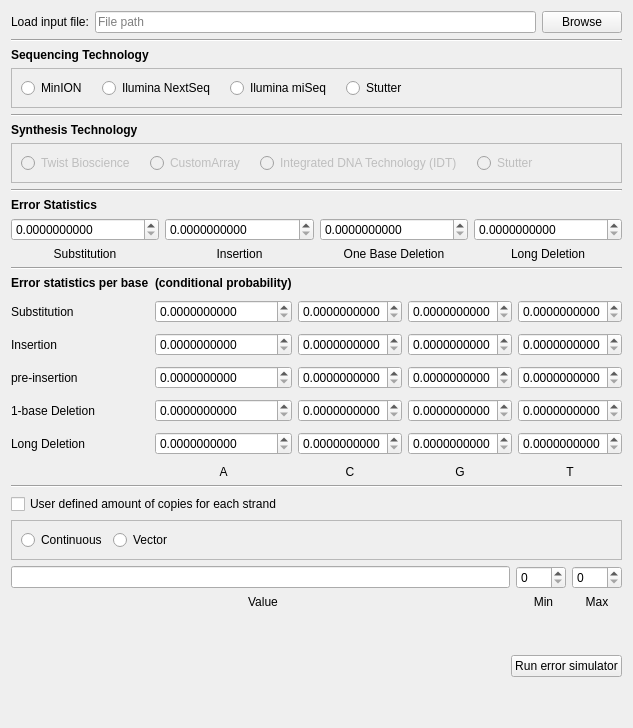
        <widget class="QWidget" name="error_sim_tab">
         <attribute name="title">
          <string>Error Simulator</string>
         </attribute>
         <layout class="QVBoxLayout" name="verticalLayout_4">
          <item>
           <layout class="QHBoxLayout" name="file_input_horizontalLayout">
            <item>
             <widget class="QLabel" name="load_Input_Label">
              <property name="text">
               <string>Load input file:</string>
              </property>
             </widget>
            </item>
            <item>
             <widget class="QLineEdit" name="file_path_lineEdit">
              <property name="placeholderText">
               <string>File path</string>
              </property>
             </widget>
            </item>
            <item>
             <widget class="QPushButton" name="browse_PushButton">
              <property name="text">
               <string>Browse</string>
              </property>
              <property name="iconSize">
               <size>
                <width>16</width>
                <height>16</height>
               </size>
              </property>
             </widget>
            </item>
           </layout>
          </item>
          <item>
           <layout class="QVBoxLayout" name="sequencing_tech_verticalLayout">
            <item>
             <widget class="Line" name="seq_tech_line">
              <property name="orientation">
               <enum>Qt::Horizontal</enum>
              </property>
             </widget>
            </item>
            <item>
             <widget class="QLabel" name="sequencing_tech_label">
              <property name="sizePolicy">
               <sizepolicy hsizetype="Preferred" vsizetype="Fixed">
                <horstretch>0</horstretch>
                <verstretch>0</verstretch>
               </sizepolicy>
              </property>
              <property name="font">
               <font>
                <weight>75</weight>
                <bold>true</bold>
                <underline>false</underline>
               </font>
              </property>
              <property name="text">
               <string>Sequencing Technology</string>
              </property>
             </widget>
            </item>
            <item>
             <widget class="QFrame" name="seq_tech_frame">
              <property name="sizePolicy">
               <sizepolicy hsizetype="Preferred" vsizetype="Fixed">
                <horstretch>0</horstretch>
                <verstretch>0</verstretch>
               </sizepolicy>
              </property>
              <property name="frameShape">
               <enum>QFrame::StyledPanel</enum>
              </property>
              <property name="frameShadow">
               <enum>QFrame::Raised</enum>
              </property>
              <layout class="QHBoxLayout" name="horizontalLayout">
               <item>
                <layout class="QHBoxLayout" name="tech_radio_buttons_horizontalLayout">
                 <property name="spacing">
                  <number>15</number>
                 </property>
                 <property name="sizeConstraint">
                  <enum>QLayout::SetFixedSize</enum>
                 </property>
                 <item>
                  <widget class="QRadioButton" name="MinION_radioButton">
                   <property name="text">
                    <string>MinION</string>
                   </property>
                  </widget>
                 </item>
                 <item>
                  <widget class="QRadioButton" name="Ilumina_NextSeq_radioButton">
                   <property name="text">
                    <string>Ilumina NextSeq</string>
                   </property>
                  </widget>
                 </item>
                 <item>
                  <widget class="QRadioButton" name="Ilumina_miSeq_radioButton">
                   <property name="text">
                    <string>Ilumina miSeq</string>
                   </property>
                  </widget>
                 </item>
                 <item>
                  <widget class="QRadioButton" name="stutter_radioButton">
                   <property name="text">
                    <string>Stutter</string>
                   </property>
                  </widget>
                 </item>
                 <item>
                  <spacer name="tech_radio_buttons_horizontalSpacer">
                   <property name="orientation">
                    <enum>Qt::Horizontal</enum>
                   </property>
                   <property name="sizeHint" stdset="0">
                    <size>
                     <width>40</width>
                     <height>20</height>
                    </size>
                   </property>
                  </spacer>
                 </item>
                </layout>
               </item>
              </layout>
             </widget>
            </item>
           </layout>
          </item>
          <item>
           <layout class="QVBoxLayout" name="synthesis_tech_verticalLayout">
            <item>
             <widget class="Line" name="line">
              <property name="orientation">
               <enum>Qt::Horizontal</enum>
              </property>
             </widget>
            </item>
            <item>
             <widget class="QLabel" name="synthesis_tech_radio_buttons_label">
              <property name="sizePolicy">
               <sizepolicy hsizetype="Preferred" vsizetype="Fixed">
                <horstretch>0</horstretch>
                <verstretch>0</verstretch>
               </sizepolicy>
              </property>
              <property name="font">
               <font>
                <weight>75</weight>
                <bold>true</bold>
                <underline>false</underline>
               </font>
              </property>
              <property name="text">
               <string>Synthesis Technology</string>
              </property>
             </widget>
            </item>
            <item>
             <widget class="QFrame" name="synthesis_frame">
              <property name="sizePolicy">
               <sizepolicy hsizetype="Preferred" vsizetype="Fixed">
                <horstretch>0</horstretch>
                <verstretch>0</verstretch>
               </sizepolicy>
              </property>
              <property name="frameShape">
               <enum>QFrame::StyledPanel</enum>
              </property>
              <property name="frameShadow">
               <enum>QFrame::Raised</enum>
              </property>
              <layout class="QHBoxLayout" name="horizontalLayout_2">
               <item>
                <layout class="QHBoxLayout" name="synthesis_tech_radio_buttons_horizontalLayout">
                 <property name="spacing">
                  <number>15</number>
                 </property>
                 <item>
                  <widget class="QRadioButton" name="twist_bioscience_radioButton">
                   <property name="enabled">
                    <bool>false</bool>
                   </property>
                   <property name="text">
                    <string>Twist Bioscience</string>
                   </property>
                  </widget>
                 </item>
                 <item>
                  <widget class="QRadioButton" name="customArray_radioButton">
                   <property name="enabled">
                    <bool>false</bool>
                   </property>
                   <property name="text">
                    <string>CustomArray</string>
                   </property>
                  </widget>
                 </item>
                 <item>
                  <widget class="QRadioButton" name="IDT_radioButton">
                   <property name="enabled">
                    <bool>false</bool>
                   </property>
                   <property name="text">
                    <string>Integrated DNA Technology (IDT)</string>
                   </property>
                  </widget>
                 </item>
                 <item>
                  <widget class="QRadioButton" name="default_radioButton">
                   <property name="enabled">
                    <bool>false</bool>
                   </property>
                   <property name="text">
                    <string>Stutter</string>
                   </property>
                  </widget>
                 </item>
                 <item>
                  <spacer name="synthesis_tech_radio_buttons_horizontalSpacer">
                   <property name="orientation">
                    <enum>Qt::Horizontal</enum>
                   </property>
                   <property name="sizeHint" stdset="0">
                    <size>
                     <width>40</width>
                     <height>20</height>
                    </size>
                   </property>
                  </spacer>
                 </item>
                </layout>
               </item>
              </layout>
             </widget>
            </item>
           </layout>
          </item>
          <item>
           <layout class="QVBoxLayout" name="error_stats_verticalLayout">
            <item>
             <widget class="Line" name="line_3">
              <property name="orientation">
               <enum>Qt::Horizontal</enum>
              </property>
             </widget>
            </item>
            <item>
             <widget class="QLabel" name="error_stats_label">
              <property name="sizePolicy">
               <sizepolicy hsizetype="Preferred" vsizetype="Fixed">
                <horstretch>0</horstretch>
                <verstretch>0</verstretch>
               </sizepolicy>
              </property>
              <property name="font">
               <font>
                <weight>75</weight>
                <bold>true</bold>
                <underline>false</underline>
               </font>
              </property>
              <property name="text">
               <string>Error Statistics</string>
              </property>
             </widget>
            </item>
            <item>
             <layout class="QHBoxLayout" name="error_stats_horizontalLayout">
              <item>
               <widget class="SpinBoxCustom" name="substitution_doubleSpinBox">
                <property name="decimals">
                 <number>10</number>
                </property>
                <property name="maximum">
                 <double>1.000000000000000</double>
                </property>
               </widget>
              </item>
              <item>
               <widget class="SpinBoxCustom" name="insertion_doubleSpinBox">
                <property name="decimals">
                 <number>10</number>
                </property>
                <property name="maximum">
                 <double>1.000000000000000</double>
                </property>
               </widget>
              </item>
              <item>
               <widget class="SpinBoxCustom" name="one_base_del_doubleSpinBox">
                <property name="decimals">
                 <number>10</number>
                </property>
                <property name="maximum">
                 <double>1.000000000000000</double>
                </property>
               </widget>
              </item>
              <item>
               <widget class="SpinBoxCustom" name="long_del_doubleSpinBox">
                <property name="decimals">
                 <number>10</number>
                </property>
                <property name="maximum">
                 <double>1.000000000000000</double>
                </property>
               </widget>
              </item>
             </layout>
            </item>
            <item>
             <layout class="QHBoxLayout" name="error_stats_inputs_horizontalLayout">
              <item>
               <widget class="QLabel" name="substitution_general_label">
                <property name="text">
                 <string>Substitution</string>
                </property>
                <property name="alignment">
                 <set>Qt::AlignCenter</set>
                </property>
               </widget>
              </item>
              <item>
               <widget class="QLabel" name="insertion_general_label">
                <property name="text">
                 <string>Insertion</string>
                </property>
                <property name="alignment">
                 <set>Qt::AlignCenter</set>
                </property>
               </widget>
              </item>
              <item>
               <widget class="QLabel" name="one_base_del_general_label">
                <property name="text">
                 <string>One Base Deletion</string>
                </property>
                <property name="alignment">
                 <set>Qt::AlignCenter</set>
                </property>
               </widget>
              </item>
              <item>
               <widget class="QLabel" name="long_del_general_label">
                <property name="text">
                 <string>Long Deletion</string>
                </property>
                <property name="alignment">
                 <set>Qt::AlignCenter</set>
                </property>
               </widget>
              </item>
             </layout>
            </item>
            <item>
             <widget class="Line" name="line_4">
              <property name="orientation">
               <enum>Qt::Horizontal</enum>
              </property>
             </widget>
            </item>
           </layout>
          </item>
          <item>
           <layout class="QGridLayout" name="gridLayout">
            <property name="verticalSpacing">
             <number>10</number>
            </property>
            <item row="1" column="0">
             <widget class="QLabel" name="Substitution_label">
              <property name="text">
               <string>Substitution</string>
              </property>
             </widget>
            </item>
            <item row="1" column="5">
             <widget class="SpinBoxCustom" name="T_substitution_doubleSpinBox">
              <property name="decimals">
               <number>10</number>
              </property>
              <property name="maximum">
               <double>1.000000000000000</double>
              </property>
             </widget>
            </item>
            <item row="7" column="0">
             <widget class="QLabel" name="empty_label">
              <property name="text">
               <string/>
              </property>
             </widget>
            </item>
            <item row="3" column="0">
             <widget class="QLabel" name="pre_insertion_label">
              <property name="text">
               <string>pre-insertion</string>
              </property>
             </widget>
            </item>
            <item row="1" column="1">
             <widget class="SpinBoxCustom" name="A_substitution_doubleSpinBox">
              <property name="decimals">
               <number>10</number>
              </property>
              <property name="maximum">
               <double>1.000000000000000</double>
              </property>
             </widget>
            </item>
            <item row="4" column="1">
             <widget class="SpinBoxCustom" name="A_one_base_del_doubleSpinBox">
              <property name="decimals">
               <number>10</number>
              </property>
              <property name="maximum">
               <double>1.000000000000000</double>
              </property>
             </widget>
            </item>
            <item row="3" column="5">
             <widget class="SpinBoxCustom" name="T_pre_insertion_doubleSpinBox">
              <property name="decimals">
               <number>10</number>
              </property>
              <property name="maximum">
               <double>1.000000000000000</double>
              </property>
             </widget>
            </item>
            <item row="7" column="2">
             <widget class="QLabel" name="C_base_label">
              <property name="sizePolicy">
               <sizepolicy hsizetype="Preferred" vsizetype="Fixed">
                <horstretch>0</horstretch>
                <verstretch>0</verstretch>
               </sizepolicy>
              </property>
              <property name="text">
               <string>C</string>
              </property>
              <property name="alignment">
               <set>Qt::AlignCenter</set>
              </property>
             </widget>
            </item>
            <item row="2" column="3">
             <widget class="SpinBoxCustom" name="G_insertion_doubleSpinBox">
              <property name="decimals">
               <number>10</number>
              </property>
              <property name="maximum">
               <double>1.000000000000000</double>
              </property>
             </widget>
            </item>
            <item row="2" column="1">
             <widget class="SpinBoxCustom" name="A_insertion_doubleSpinBox">
              <property name="decimals">
               <number>10</number>
              </property>
              <property name="maximum">
               <double>1.000000000000000</double>
              </property>
             </widget>
            </item>
            <item row="6" column="2">
             <widget class="SpinBoxCustom" name="C_long_del_doubleSpinBox">
              <property name="decimals">
               <number>10</number>
              </property>
              <property name="maximum">
               <double>1.000000000000000</double>
              </property>
             </widget>
            </item>
            <item row="1" column="3">
             <widget class="SpinBoxCustom" name="G_substitution_doubleSpinBox">
              <property name="decimals">
               <number>10</number>
              </property>
              <property name="maximum">
               <double>1.000000000000000</double>
              </property>
             </widget>
            </item>
            <item row="2" column="5">
             <widget class="SpinBoxCustom" name="T_insertion_doubleSpinBox">
              <property name="decimals">
               <number>10</number>
              </property>
              <property name="maximum">
               <double>1.000000000000000</double>
              </property>
             </widget>
            </item>
            <item row="1" column="2">
             <widget class="SpinBoxCustom" name="C_substitution_doubleSpinBox">
              <property name="decimals">
               <number>10</number>
              </property>
              <property name="maximum">
               <double>1.000000000000000</double>
              </property>
             </widget>
            </item>
            <item row="3" column="2">
             <widget class="SpinBoxCustom" name="C_pre_insertion_doubleSpinBox">
              <property name="decimals">
               <number>10</number>
              </property>
              <property name="maximum">
               <double>1.000000000000000</double>
              </property>
             </widget>
            </item>
            <item row="7" column="5">
             <widget class="QLabel" name="T_base_label">
              <property name="sizePolicy">
               <sizepolicy hsizetype="Preferred" vsizetype="Fixed">
                <horstretch>0</horstretch>
                <verstretch>0</verstretch>
               </sizepolicy>
              </property>
              <property name="text">
               <string>T</string>
              </property>
              <property name="alignment">
               <set>Qt::AlignCenter</set>
              </property>
             </widget>
            </item>
            <item row="6" column="3">
             <widget class="SpinBoxCustom" name="G_long_del_doubleSpinBox">
              <property name="decimals">
               <number>10</number>
              </property>
              <property name="maximum">
               <double>1.000000000000000</double>
              </property>
             </widget>
            </item>
            <item row="4" column="3">
             <widget class="SpinBoxCustom" name="G_one_base_del_doubleSpinBox">
              <property name="decimals">
               <number>10</number>
              </property>
              <property name="maximum">
               <double>1.000000000000000</double>
              </property>
             </widget>
            </item>
            <item row="7" column="3">
             <widget class="QLabel" name="G_base_label">
              <property name="sizePolicy">
               <sizepolicy hsizetype="Preferred" vsizetype="Fixed">
                <horstretch>0</horstretch>
                <verstretch>0</verstretch>
               </sizepolicy>
              </property>
              <property name="text">
               <string>G</string>
              </property>
              <property name="alignment">
               <set>Qt::AlignCenter</set>
              </property>
             </widget>
            </item>
            <item row="6" column="5">
             <widget class="SpinBoxCustom" name="T_long_del_doubleSpinBox">
              <property name="decimals">
               <number>10</number>
              </property>
              <property name="maximum">
               <double>1.000000000000000</double>
              </property>
             </widget>
            </item>
            <item row="7" column="1">
             <widget class="QLabel" name="A_base_label">
              <property name="sizePolicy">
               <sizepolicy hsizetype="Preferred" vsizetype="Fixed">
                <horstretch>0</horstretch>
                <verstretch>0</verstretch>
               </sizepolicy>
              </property>
              <property name="autoFillBackground">
               <bool>false</bool>
              </property>
              <property name="text">
               <string>A</string>
              </property>
              <property name="alignment">
               <set>Qt::AlignCenter</set>
              </property>
             </widget>
            </item>
            <item row="3" column="3">
             <widget class="SpinBoxCustom" name="G_pre_insertion_doubleSpinBox">
              <property name="decimals">
               <number>10</number>
              </property>
              <property name="maximum">
               <double>1.000000000000000</double>
              </property>
             </widget>
            </item>
            <item row="2" column="2">
             <widget class="SpinBoxCustom" name="C_insertion_doubleSpinBox">
              <property name="decimals">
               <number>10</number>
              </property>
              <property name="maximum">
               <double>1.000000000000000</double>
              </property>
             </widget>
            </item>
            <item row="4" column="2">
             <widget class="SpinBoxCustom" name="C_one_base_del_doubleSpinBox">
              <property name="decimals">
               <number>10</number>
              </property>
              <property name="maximum">
               <double>1.000000000000000</double>
              </property>
             </widget>
            </item>
            <item row="6" column="1">
             <widget class="SpinBoxCustom" name="A_long_del_doubleSpinBox">
              <property name="decimals">
               <number>10</number>
              </property>
              <property name="maximum">
               <double>1.000000000000000</double>
              </property>
             </widget>
            </item>
            <item row="3" column="1">
             <widget class="SpinBoxCustom" name="A_pre_insertion_doubleSpinBox">
              <property name="decimals">
               <number>10</number>
              </property>
              <property name="maximum">
               <double>1.000000000000000</double>
              </property>
             </widget>
            </item>
            <item row="2" column="0">
             <widget class="QLabel" name="Insertion_label">
              <property name="text">
               <string>Insertion</string>
              </property>
             </widget>
            </item>
            <item row="0" column="0">
             <widget class="QLabel" name="error_stats_base_label">
              <property name="sizePolicy">
               <sizepolicy hsizetype="Preferred" vsizetype="Fixed">
                <horstretch>0</horstretch>
                <verstretch>0</verstretch>
               </sizepolicy>
              </property>
              <property name="font">
               <font>
                <weight>75</weight>
                <bold>true</bold>
                <underline>false</underline>
               </font>
              </property>
              <property name="text">
               <string>Error statistics per base</string>
              </property>
             </widget>
            </item>
            <item row="4" column="0">
             <widget class="QLabel" name="one_base_del_label">
              <property name="text">
               <string>1-base Deletion</string>
              </property>
             </widget>
            </item>
            <item row="6" column="0">
             <widget class="QLabel" name="long_del_label">
              <property name="text">
               <string>Long Deletion</string>
              </property>
             </widget>
            </item>
            <item row="4" column="5">
             <widget class="SpinBoxCustom" name="T_one_base_del_doubleSpinBox">
              <property name="decimals">
               <number>10</number>
              </property>
              <property name="maximum">
               <double>1.000000000000000</double>
              </property>
             </widget>
            </item>
            <item row="0" column="1">
             <widget class="QLabel" name="label">
              <property name="font">
               <font>
                <weight>75</weight>
                <bold>true</bold>
               </font>
              </property>
              <property name="text">
               <string>(conditional probability)</string>
              </property>
             </widget>
            </item>
           </layout>
          </item>
          <item>
           <widget class="Line" name="line_2">
            <property name="orientation">
             <enum>Qt::Horizontal</enum>
            </property>
           </widget>
          </item>
          <item>
           <layout class="QVBoxLayout" name="error_distribution_verticalLayout">
            <item>
             <widget class="QCheckBox" name="user_defined_copied_checkBox">
              <property name="text">
               <string>User defined amount of copies for each strand</string>
              </property>
             </widget>
            </item>
            <item>
             <widget class="QFrame" name="frame">
              <property name="frameShape">
               <enum>QFrame::StyledPanel</enum>
              </property>
              <property name="frameShadow">
               <enum>QFrame::Raised</enum>
              </property>
              <layout class="QHBoxLayout" name="horizontalLayout_5">
               <item>
                <layout class="QHBoxLayout" name="cont_vector_horizontalLayout">
                 <item>
                  <widget class="QRadioButton" name="cont_radioButton">
                   <property name="text">
                    <string>Continuous</string>
                   </property>
                  </widget>
                 </item>
                 <item>
                  <widget class="QRadioButton" name="vector_radioButton">
                   <property name="text">
                    <string>Vector</string>
                   </property>
                  </widget>
                 </item>
                 <item>
                  <spacer name="horizontalSpacer_2">
                   <property name="orientation">
                    <enum>Qt::Horizontal</enum>
                   </property>
                   <property name="sizeHint" stdset="0">
                    <size>
                     <width>40</width>
                     <height>20</height>
                    </size>
                   </property>
                  </spacer>
                 </item>
                </layout>
               </item>
              </layout>
             </widget>
            </item>
            <item>
             <layout class="QHBoxLayout" name="value_min_max_horizontalLayout">
              <item>
               <widget class="QLineEdit" name="value_lineEdit">
                <property name="sizePolicy">
                 <sizepolicy hsizetype="Expanding" vsizetype="Fixed">
                  <horstretch>0</horstretch>
                  <verstretch>0</verstretch>
                 </sizepolicy>
                </property>
                <property name="minimumSize">
                 <size>
                  <width>300</width>
                  <height>0</height>
                 </size>
                </property>
               </widget>
              </item>
              <item>
               <widget class="QSpinBox" name="min_amount_spinBox">
                <property name="sizePolicy">
                 <sizepolicy hsizetype="Fixed" vsizetype="Fixed">
                  <horstretch>0</horstretch>
                  <verstretch>0</verstretch>
                 </sizepolicy>
                </property>
                <property name="minimumSize">
                 <size>
                  <width>50</width>
                  <height>0</height>
                 </size>
                </property>
                <property name="maximumSize">
                 <size>
                  <width>50</width>
                  <height>16777215</height>
                 </size>
                </property>
                <property name="maximum">
                 <number>1000</number>
                </property>
               </widget>
              </item>
              <item>
               <widget class="QSpinBox" name="max_amount_spinBox">
                <property name="sizePolicy">
                 <sizepolicy hsizetype="Fixed" vsizetype="Fixed">
                  <horstretch>0</horstretch>
                  <verstretch>0</verstretch>
                 </sizepolicy>
                </property>
                <property name="minimumSize">
                 <size>
                  <width>50</width>
                  <height>0</height>
                 </size>
                </property>
                <property name="maximumSize">
                 <size>
                  <width>50</width>
                  <height>16777215</height>
                 </size>
                </property>
                <property name="maximum">
                 <number>1000</number>
                </property>
               </widget>
              </item>
             </layout>
            </item>
            <item>
             <layout class="QHBoxLayout" name="error_dist_horizontalLayout">
              <item>
               <widget class="QLabel" name="value_label">
                <property name="text">
                 <string>Value</string>
                </property>
                <property name="alignment">
                 <set>Qt::AlignCenter</set>
                </property>
               </widget>
              </item>
              <item>
               <widget class="QLabel" name="min_label">
                <property name="sizePolicy">
                 <sizepolicy hsizetype="Fixed" vsizetype="Preferred">
                  <horstretch>0</horstretch>
                  <verstretch>0</verstretch>
                 </sizepolicy>
                </property>
                <property name="minimumSize">
                 <size>
                  <width>45</width>
                  <height>0</height>
                 </size>
                </property>
                <property name="text">
                 <string>Min</string>
                </property>
                <property name="alignment">
                 <set>Qt::AlignCenter</set>
                </property>
               </widget>
              </item>
              <item>
               <widget class="QLabel" name="max_label">
                <property name="sizePolicy">
                 <sizepolicy hsizetype="Fixed" vsizetype="Preferred">
                  <horstretch>0</horstretch>
                  <verstretch>0</verstretch>
                 </sizepolicy>
                </property>
                <property name="minimumSize">
                 <size>
                  <width>50</width>
                  <height>0</height>
                 </size>
                </property>
                <property name="text">
                 <string>Max</string>
                </property>
                <property name="alignment">
                 <set>Qt::AlignCenter</set>
                </property>
               </widget>
              </item>
             </layout>
            </item>
           </layout>
          </item>
          <item>
           <spacer name="verticalSpacer_4">
            <property name="orientation">
             <enum>Qt::Vertical</enum>
            </property>
            <property name="sizeHint" stdset="0">
             <size>
              <width>20</width>
              <height>40</height>
             </size>
            </property>
           </spacer>
          </item>
          <item>
           <layout class="QHBoxLayout" name="run_sim_horizontalLayout">
            <item>
             <spacer name="run_sim_horizontalSpacer">
              <property name="orientation">
               <enum>Qt::Horizontal</enum>
              </property>
              <property name="sizeHint" stdset="0">
               <size>
                <width>40</width>
                <height>20</height>
               </size>
              </property>
             </spacer>
            </item>
            <item>
             <widget class="QPushButton" name="run_error_simulator_PushButton">
              <property name="sizePolicy">
               <sizepolicy hsizetype="Minimum" vsizetype="Fixed">
                <horstretch>0</horstretch>
                <verstretch>0</verstretch>
               </sizepolicy>
              </property>
              <property name="layoutDirection">
               <enum>Qt::LeftToRight</enum>
              </property>
              <property name="autoFillBackground">
               <bool>false</bool>
              </property>
              <property name="text">
               <string>Run error simulator</string>
              </property>
             </widget>
            </item>
           </layout>
          </item>
          <item>
           <spacer name="verticalSpacer">
            <property name="orientation">
             <enum>Qt::Vertical</enum>
            </property>
            <property name="sizeHint" stdset="0">
             <size>
              <width>20</width>
              <height>40</height>
             </size>
            </property>
           </spacer>
          </item>
         </layout>
        </widget>
